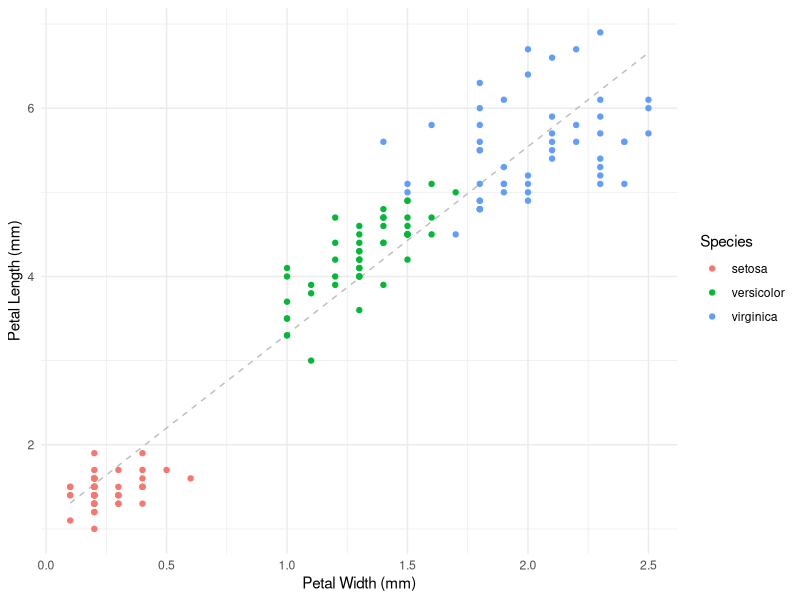
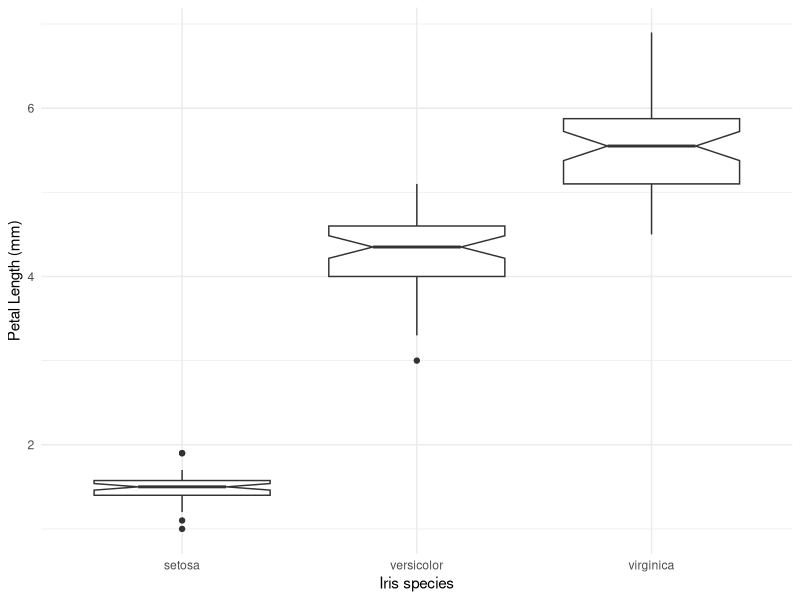
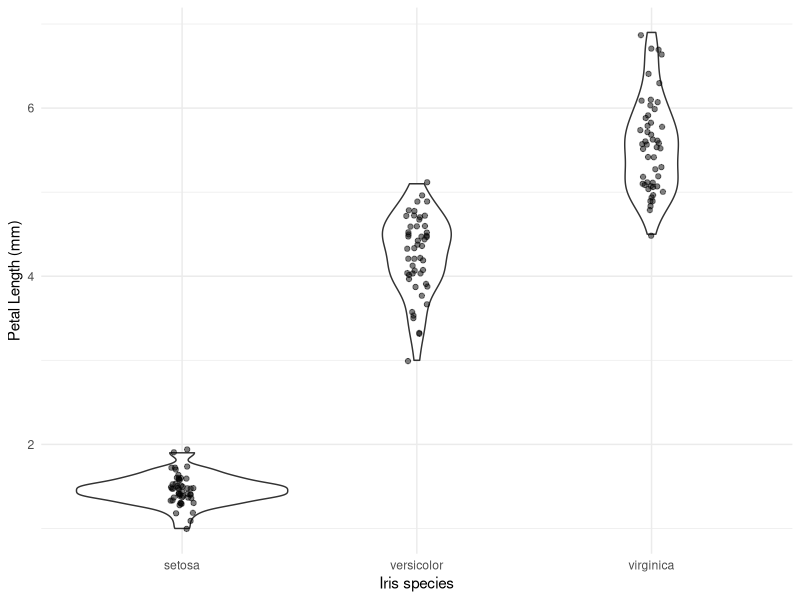
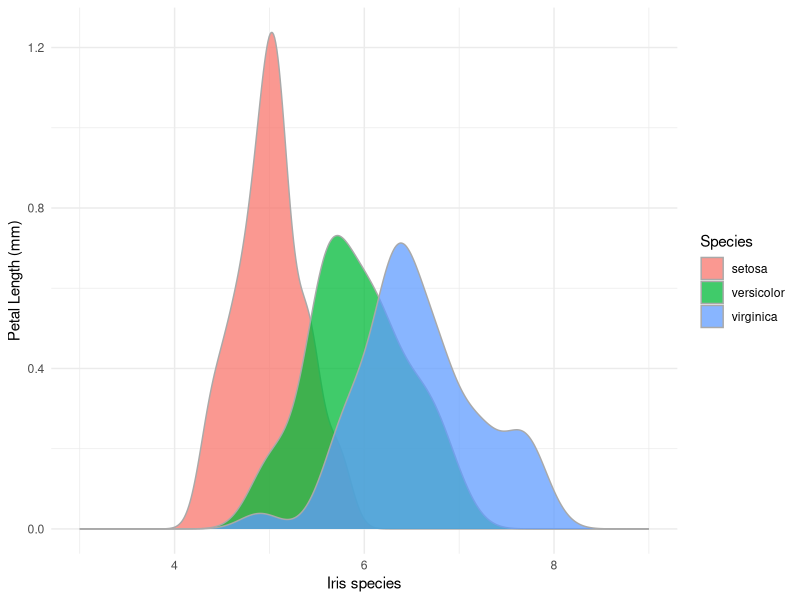

Write the R code that produced these figures, in order.
## ---- chunk 1
version
## ---- chunk 2
# This is a comment and will not be interpreted by R
## ---- chunk 3
library( tidyverse )
## ---- chunk 4
summary( iris )
## ---- chunk 5
iris |>
  mutate( Plant = paste( "Iris",Species)) |>
  group_by( Plant ) |>
  summarize( Length = mean( Petal.Length ), 
             Width = mean( Petal.Width ) ) -> iris_summary
## ---- chunk 6
iris_summary 
## ---- chunk 7
#| echo: false 
theme_set( theme_minimal() )

## ---- chunk 8
#| label: fig-scatter
#| fig-cap: "The relationship between petal length and width for three iris species (indicated by alternative colors) with linear trendline (in gray)."

iris |> 
  ggplot( aes(Petal.Width, Petal.Length ) ) + 
  stat_smooth( formula = y~x,
               method="lm",
               se=FALSE, col="gray", 
               lwd=0.5, lty=2 ) + 
  geom_point( aes( color = Species ) ) +
  xlab("Petal Width (mm)") +
  ylab("Petal Length (mm)")
## ---- chunk 9
#| label: fig-boxplot
#| fig-cap: "A boxplot plot of sepal length for three iris species."

iris |> 
  ggplot( aes(Species,Petal.Length) ) + 
  geom_boxplot(notch=TRUE) +  
  xlab("Iris species") +
  ylab("Petal Length (mm)")
## ---- chunk 10
#| label: fig-violin
#| fig-cap: "A violin plot of sepal length overlain with individual measurements for three iris species."

iris |> 
  ggplot( aes(Species,Petal.Length) ) + 
  geom_violin() + 
  geom_jitter( width = 0.05, alpha = 0.5) +
  xlab("Iris species") +
  ylab("Petal Length (mm)")
## ---- chunk 11
#| label: fig-density
#| fig-cap: "Probability density of petal length for three iris species."
iris |>
  ggplot( aes(Sepal.Length, fill=Species) ) + 
  geom_density( alpha = 0.75, col="darkgray") +
  xlab("Iris species") +
  ylab("Petal Length (mm)") + 
  xlim( c(3,9) )
## ---- chunk 12
#| messages: false
library( knitr )
library( kableExtra )
## ---- chunk 13
iris_summary
## ---- chunk 14
#| label: tbl-iris
#| tbl-cap: "Mean dimensions for petals sampled from 50 indiviudals in each iris species."
iris_summary |>
  kable() |>
  kable_styling( bootstrap_options = c("striped", "hover", "condensed", "responsive") ) |>
  add_header_above(c(" " = 1, "Mean Petal Measurement (mm)"=2) ) |>
  footnote(general="N = 50 per species.", footnote_as_chunk = TRUE)
 
